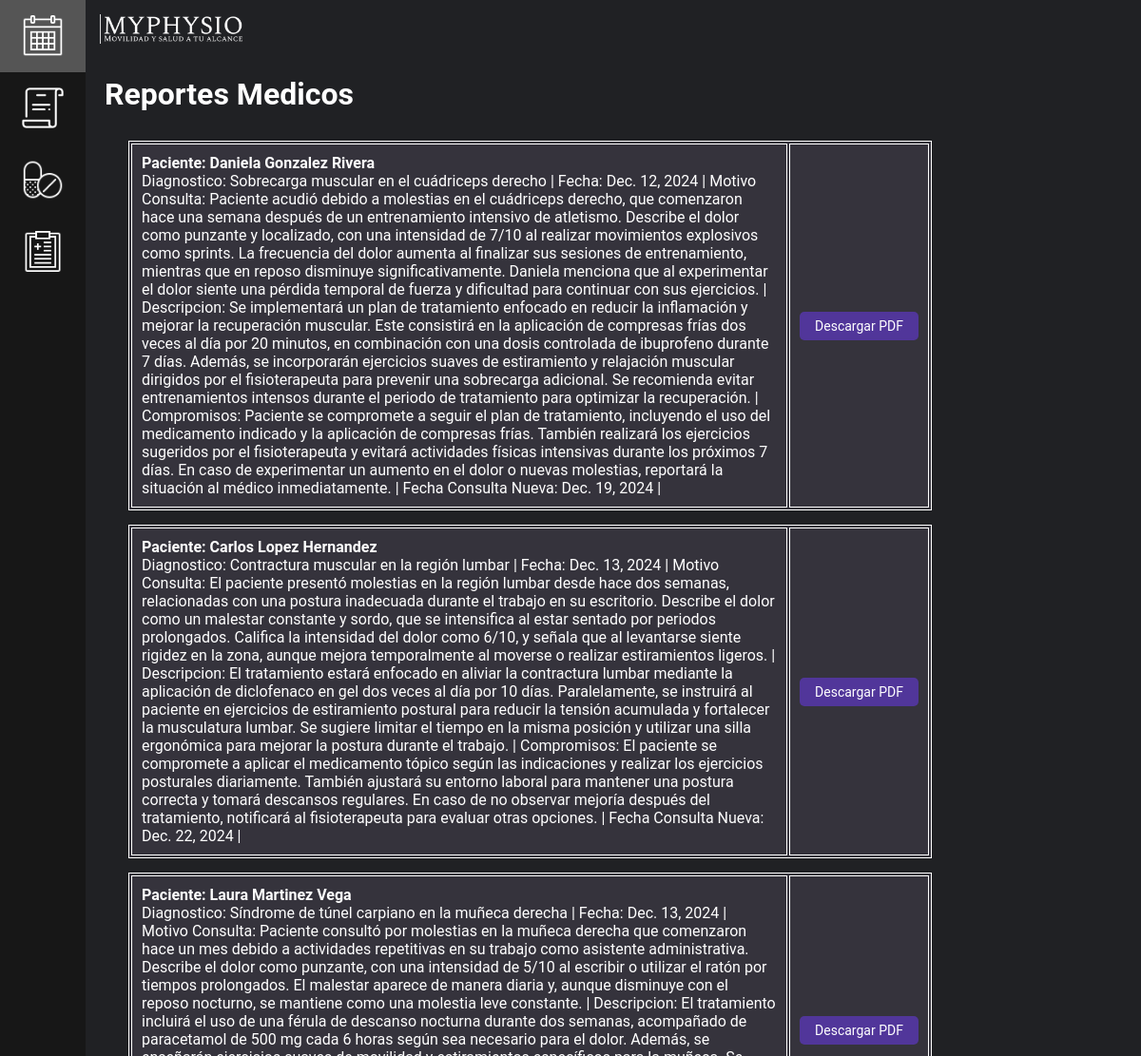
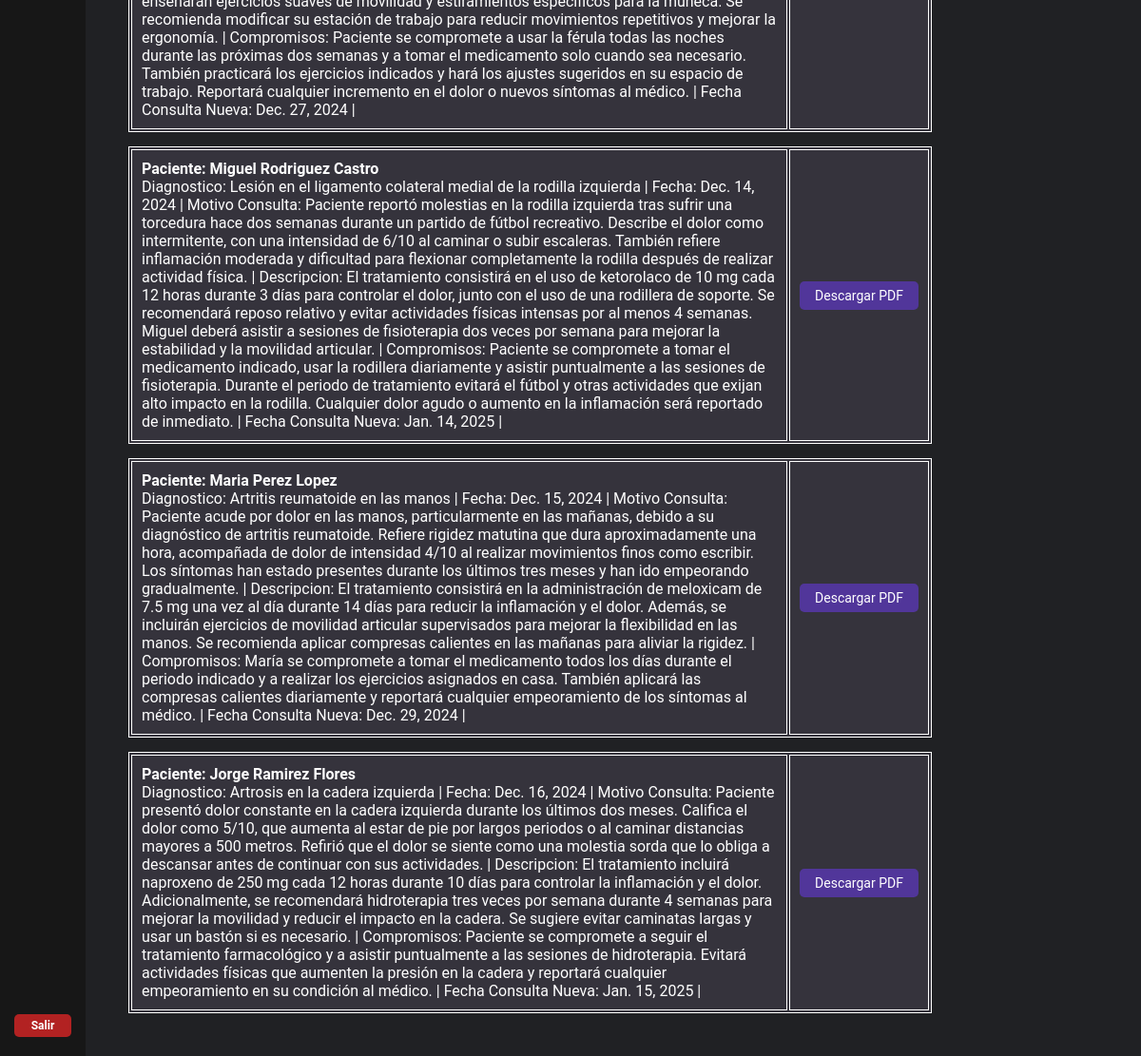
/reportemedicopa/, run on an earlier commit of the app's database (2 pictures, top to bottom).
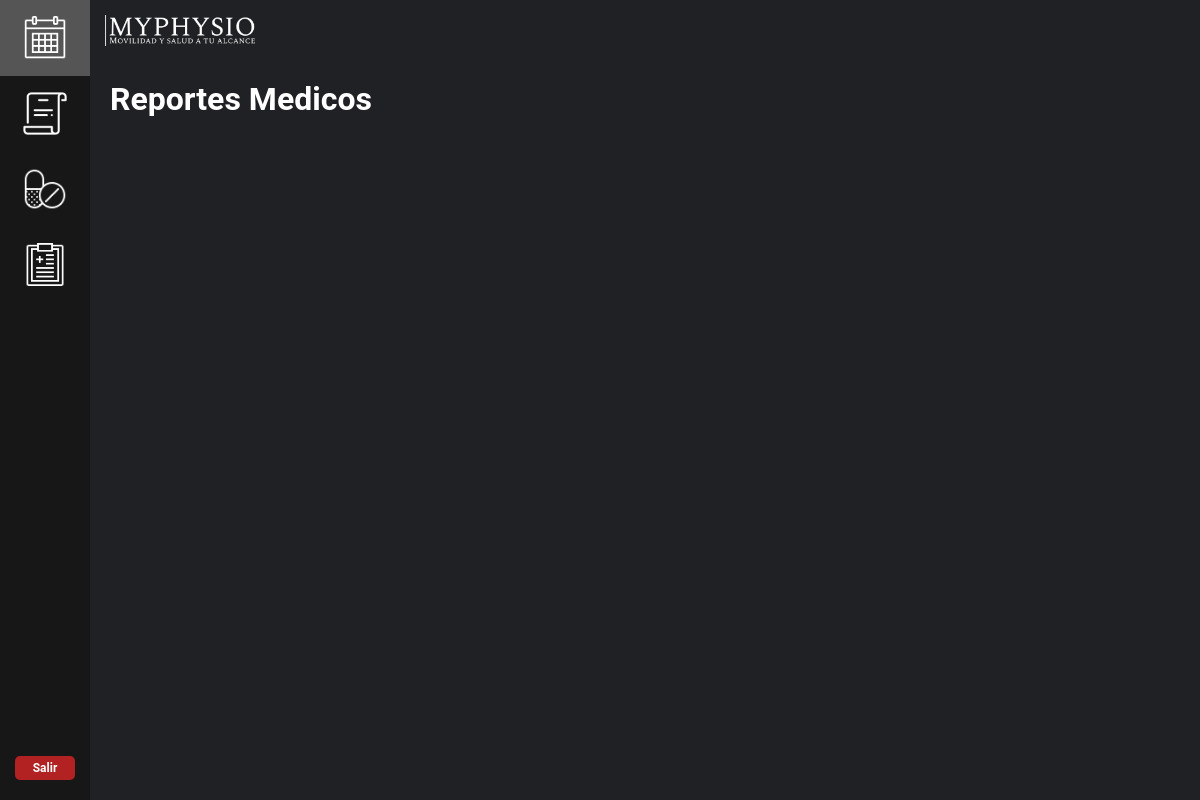
And on a later commit of the database.
### mainapp/models.py (models this page shows, shortened)
class Reporte(models.Model):
    paciente = models.ForeignKey(Paciente, on_delete=models.CASCADE, blank=False, null=False)
    diagnostico = models.CharField(max_length=255)
    fecha = models.DateField()
    motivoconsulta = models.TextField(max_length=555)
    descripcion = models.TextField(max_length=555)
    compromisos = models.TextField(max_length=555)
    fechasnconsulta = models.DateField()
    horanconsulta = models.TimeField(null=True, blank=True)  # Nuevo campo para la hora

class Paciente(models.Model):
    nombre = models.CharField(max_length=100)
    apellido_paterno = models.CharField(max_length=100)
    apellido_materno = models.CharField(max_length=100)
    edad = models.IntegerField(blank=True, null=True)
    fecha_nacimiento = models.DateField(blank=True, null=True)
    sexo = models.CharField(max_length=100, blank=True, null=True)
    direccion = models.CharField(max_length=100, blank=True, null=True)
    telefonoP = models.CharField(max_length=10,blank=True, null=True)
    emailP = models.EmailField(blank=True, null=True)
    sintomas = models.CharField(max_length=100, blank=True, null=True)
    frecuencia_dolor = models.CharField(max_length=255, blank=True, null=True)
    act_causante = models.CharField(max_length=100, blank=True, null=True)
    descripcion_dolor = models.CharField(max_length=100, blank=True, null=True)
    intensidad_dolor = models.CharField(max_length=100, blank=True, null=True)
    tratamiento = models.TextField(max_length=255, blank=True, null=True)
    lesiones = models.CharField(max_length=100, blank=True, null=True)
    condicion = models.CharField(max_length=100, blank=True, null=True)
    tratamientos_previos = models.TextField(max_length=255, blank=True, null=True)
    medicacion_actual = models.CharField(max_length=100, blank=True, null=True)
    peso = models.IntegerField(blank=True, null=True)
    altura = models.IntegerField(blank=True, null=True)
    rango_mov = models.IntegerField(blank=True, null=True)
    presion = models.CharField(max_length=100, blank=True, null=True)
    ocupacion = models.CharField(max_length=100, blank=True, null=True)
    act_fisica = models.CharField(max_length=100, blank=True, null=True)
    descanso = models.TextField(max_length=255, blank=True, null=True)
    alimentacion = models.TextField(max_length=255, blank=True, null=True)
    def __str__(self):
        return self.nombre + ' ' + self.apellido_paterno + ' ' + self.apellido_materno

### mainapp/views.py (the view)
# urls.py: path("reportemedicopa/", views.reportemedicopa, name="reportemedicopa"),
def reportemedicopa(request):
    info_reporte = Reporte.objects.all
    return render(request, "./reportemedicopa.html", {'all': info_reporte})

### mainapp/templates/reportemedicopa.html (shortened to what this page needs)
{% extends "dashboard_homepa.html" %}
{% load static %}
{% block content %}
<h1 style="margin-top: 60px; color: white;">Reportes Medicos</h1>
<div class="container_reporte">
{% for item in all %}
    <div class="info_reportes">
        <table>
            <tr>
                <td>
                        <strong>Paciente: {{item.paciente}}</strong> <br>
                        Diagnostico: {{item.diagnostico}} |
                        Fecha: {{item.fecha}} |
                        Motivo Consulta: {{item.motivoconsulta}} |
                        Descripcion: {{item.descripcion}} |
                        Compromisos: {{item.compromisos}} |
                        Fecha Consulta Nueva: {{item.fechasnconsulta}} |
                </td>
                <td align="right">
                    <a href="{% url 'pdf_reporte' item.id %}"> <button class="next-button download-button" type="button">Descargar PDF</button></a>
                </td>
            </tr>
        </table>
    </div>
{% endfor %}
</div>
{% endblock %}

What changed in the data, as far as the page shows it:
removed Reporte: paciente "Daniela Gonzalez Rivera", diagnostico "Sobrecarga muscular en el cuádriceps derecho", fecha "Dec. 12, 2024", motivoconsulta "Paciente acudió debido a molestias en el cuádriceps derecho, que comenzaron hace una semana después de un entrenamiento intensivo de atletismo. Describe el dolor como punzante y localizado, con una intensidad de 7/10 al realizar movimientos explosivos como sprints. La frecuencia del dolor aumenta al finalizar sus sesiones de entrenamiento, mientras que en reposo disminuye significativamente. Daniela menciona que al experimentar el dolor siente una pérdida temporal de fuerza y dificultad para continuar con sus ejercicios.", descripcion "Se implementará un plan de tratamiento enfocado en reducir la inflamación y mejorar la recuperación muscular. Este consistirá en la aplicación de compresas frías dos veces al día por 20 minutos, en combinación con una dosis controlada de ibuprofeno durante 7 días. Además, se incorporarán ejercicios suaves de estiramiento y relajación muscular dirigidos por el fisioterapeuta para prevenir una sobrecarga adicional. Se recomienda evitar entrenamientos intensos durante el periodo de tratamiento para optimizar la recuperación.", compromisos "Paciente se compromete a seguir el plan de tratamiento, incluyendo el uso del medicamento indicado y la aplicación de compresas frías. También realizará los ejercicios sugeridos por el fisioterapeuta y evitará actividades físicas intensivas durante los próximos 7 días. En caso de experimentar un aumento en el dolor o nuevas molestias, reportará la situación al médico inmediatamente.", fechasnconsulta "Dec. 19, 2024"
removed Reporte: paciente "Carlos Lopez Hernandez", diagnostico "Contractura muscular en la región lumbar", fecha "Dec. 13, 2024", motivoconsulta "El paciente presentó molestias en la región lumbar desde hace dos semanas, relacionadas con una postura inadecuada durante el trabajo en su escritorio. Describe el dolor como un malestar constante y sordo, que se intensifica al estar sentado por periodos prolongados. Califica la intensidad del dolor como 6/10, y señala que al levantarse siente rigidez en la zona, aunque mejora temporalmente al moverse o realizar estiramientos ligeros.", descripcion "El tratamiento estará enfocado en aliviar la contractura lumbar mediante la aplicación de diclofenaco en gel dos veces al día por 10 días. Paralelamente, se instruirá al paciente en ejercicios de estiramiento postural para reducir la tensión acumulada y fortalecer la musculatura lumbar. Se sugiere limitar el tiempo en la misma posición y utilizar una silla ergonómica para mejorar la postura durante el trabajo.", compromisos "El paciente se compromete a aplicar el medicamento tópico según las indicaciones y realizar los ejercicios posturales diariamente. También ajustará su entorno laboral para mantener una postura correcta y tomará descansos regulares. En caso de no observar mejoría después del tratamiento, notificará al fisioterapeuta para evaluar otras opciones.", fechasnconsulta "Dec. 22, 2024"
removed Reporte: paciente "Laura Martinez Vega", diagnostico "Síndrome de túnel carpiano en la muñeca derecha", fecha "Dec. 13, 2024", motivoconsulta "Paciente consultó por molestias en la muñeca derecha que comenzaron hace un mes debido a actividades repetitivas en su trabajo como asistente administrativa. Describe el dolor como punzante, con una intensidad de 5/10 al escribir o utilizar el ratón por tiempos prolongados. El malestar aparece de manera diaria y, aunque disminuye con el reposo nocturno, se mantiene como una molestia leve constante.", descripcion "El tratamiento incluirá el uso de una férula de descanso nocturna durante dos semanas, acompañado de paracetamol de 500 mg cada 6 horas según sea necesario para el dolor. Además, se enseñarán ejercicios suaves de movilidad y estiramientos específicos para la muñeca. Se recomienda modificar su estación de trabajo para reducir movimientos repetitivos y mejorar la ergonomía.", compromisos "Paciente se compromete a usar la férula todas las noches durante las próximas dos semanas y a tomar el medicamento solo cuando sea necesario. También practicará los ejercicios indicados y hará los ajustes sugeridos en su espacio de trabajo. Reportará cualquier incremento en el dolor o nuevos síntomas al médico.", fechasnconsulta "Dec. 27, 2024"
removed Reporte: paciente "Miguel Rodriguez Castro", diagnostico "Lesión en el ligamento colateral medial de la rodilla izquierda", fecha "Dec. 14, 2024", motivoconsulta "Paciente reportó molestias en la rodilla izquierda tras sufrir una torcedura hace dos semanas durante un partido de fútbol recreativo. Describe el dolor como intermitente, con una intensidad de 6/10 al caminar o subir escaleras. También refiere inflamación moderada y dificultad para flexionar completamente la rodilla después de realizar actividad física.", descripcion "El tratamiento consistirá en el uso de ketorolaco de 10 mg cada 12 horas durante 3 días para controlar el dolor, junto con el uso de una rodillera de soporte. Se recomendará reposo relativo y evitar actividades físicas intensas por al menos 4 semanas. Miguel deberá asistir a sesiones de fisioterapia dos veces por semana para mejorar la estabilidad y la movilidad articular.", compromisos "Paciente se compromete a tomar el medicamento indicado, usar la rodillera diariamente y asistir puntualmente a las sesiones de fisioterapia. Durante el periodo de tratamiento evitará el fútbol y otras actividades que exijan alto impacto en la rodilla. Cualquier dolor agudo o aumento en la inflamación será reportado de inmediato.", fechasnconsulta "Jan. 14, 2025"
removed Reporte: paciente "Maria Perez Lopez", diagnostico "Artritis reumatoide en las manos", fecha "Dec. 15, 2024", motivoconsulta "Paciente acude por dolor en las manos, particularmente en las mañanas, debido a su diagnóstico de artritis reumatoide. Refiere rigidez matutina que dura aproximadamente una hora, acompañada de dolor de intensidad 4/10 al realizar movimientos finos como escribir. Los síntomas han estado presentes durante los últimos tres meses y han ido empeorando gradualmente.", descripcion "El tratamiento consistirá en la administración de meloxicam de 7.5 mg una vez al día durante 14 días para reducir la inflamación y el dolor. Además, se incluirán ejercicios de movilidad articular supervisados para mejorar la flexibilidad en las manos. Se recomienda aplicar compresas calientes en las mañanas para aliviar la rigidez.", compromisos "María se compromete a tomar el medicamento todos los días durante el periodo indicado y a realizar los ejercicios asignados en casa. También aplicará las compresas calientes diariamente y reportará cualquier empeoramiento de los síntomas al médico.", fechasnconsulta "Dec. 29, 2024"
removed Reporte: paciente "Jorge Ramirez Flores", diagnostico "Artrosis en la cadera izquierda", fecha "Dec. 16, 2024", motivoconsulta "Paciente presentó dolor constante en la cadera izquierda durante los últimos dos meses. Califica el dolor como 5/10, que aumenta al estar de pie por largos periodos o al caminar distancias mayores a 500 metros. Refirió que el dolor se siente como una molestia sorda que lo obliga a descansar antes de continuar con sus actividades.", descripcion "El tratamiento incluirá naproxeno de 250 mg cada 12 horas durante 10 días para controlar la inflamación y el dolor. Adicionalmente, se recomendará hidroterapia tres veces por semana durante 4 semanas para mejorar la movilidad y reducir el impacto en la cadera. Se sugiere evitar caminatas largas y usar un bastón si es necesario.", compromisos "Paciente se compromete a seguir el tratamiento farmacológico y a asistir puntualmente a las sesiones de hidroterapia. Evitará actividades físicas que aumenten la presión en la cadera y reportará cualquier empeoramiento en su condición al médico.", fechasnconsulta "Jan. 15, 2025"
